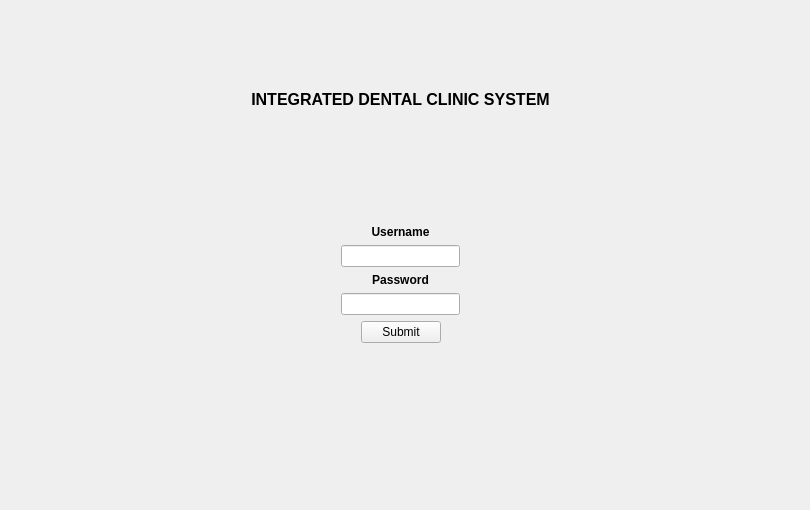
    <widget class="QWidget" name="loginPage">
     <widget class="QWidget" name="layoutWidget">
      <property name="geometry">
       <rect>
        <x>0</x>
        <y>90</y>
        <width>801</width>
        <height>411</height>
       </rect>
      </property>
      <layout class="QVBoxLayout" name="verticalLayout_3">
       <item>
        <widget class="QLabel" name="label">
         <property name="text">
          <string>&lt;html&gt;&lt;head/&gt;&lt;body&gt;&lt;p align=&quot;center&quot;&gt;&lt;span style=&quot; font-size:12pt; font-weight:600;&quot;&gt;INTEGRATED DENTAL CLINIC SYSTEM&lt;/span&gt;&lt;/p&gt;&lt;/body&gt;&lt;/html&gt;</string>
         </property>
        </widget>
       </item>
       <item>
        <spacer name="verticalSpacer_2">
         <property name="orientation">
          <enum>Qt::Vertical</enum>
         </property>
         <property name="sizeHint" stdset="0">
          <size>
           <width>20</width>
           <height>40</height>
          </size>
         </property>
        </spacer>
       </item>
       <item>
        <layout class="QHBoxLayout" name="horizontalLayout_2">
         <item>
          <spacer name="horizontalSpacer_3">
           <property name="orientation">
            <enum>Qt::Horizontal</enum>
           </property>
           <property name="sizeHint" stdset="0">
            <size>
             <width>40</width>
             <height>20</height>
            </size>
           </property>
          </spacer>
         </item>
         <item>
          <widget class="QSplitter" name="splitter">
           <property name="minimumSize">
            <size>
             <width>369</width>
             <height>0</height>
            </size>
           </property>
           <property name="orientation">
            <enum>Qt::Horizontal</enum>
           </property>
           <widget class="QWidget" name="layoutWidget">
            <property name="minimumSize">
             <size>
              <width>123</width>
              <height>0</height>
             </size>
            </property>
            <layout class="QVBoxLayout" name="verticalLayout_2">
             <property name="sizeConstraint">
              <enum>QLayout::SetFixedSize</enum>
             </property>
             <item>
              <layout class="QVBoxLayout" name="verticalLayout">
               <item>
                <widget class="QLabel" name="userLabel">
                 <property name="minimumSize">
                  <size>
                   <width>119</width>
                   <height>0</height>
                  </size>
                 </property>
                 <property name="text">
                  <string>&lt;html&gt;&lt;head/&gt;&lt;body&gt;&lt;p align=&quot;center&quot;&gt;&lt;span style=&quot; font-weight:600;&quot;&gt;Username&lt;/span&gt;&lt;/p&gt;&lt;/body&gt;&lt;/html&gt;</string>
                 </property>
                </widget>
               </item>
               <item>
                <widget class="QLineEdit" name="userText">
                 <property name="minimumSize">
                  <size>
                   <width>119</width>
                   <height>0</height>
                  </size>
                 </property>
                 <property name="inputMask">
                  <string/>
                 </property>
                </widget>
               </item>
               <item>
                <widget class="QLabel" name="passLabel">
                 <property name="minimumSize">
                  <size>
                   <width>119</width>
                   <height>0</height>
                  </size>
                 </property>
                 <property name="text">
                  <string>&lt;html&gt;&lt;head/&gt;&lt;body&gt;&lt;p align=&quot;center&quot;&gt;&lt;span style=&quot; font-weight:600;&quot;&gt;Password&lt;/span&gt;&lt;/p&gt;&lt;/body&gt;&lt;/html&gt;</string>
                 </property>
                </widget>
               </item>
               <item>
                <widget class="QLineEdit" name="passText">
                 <property name="minimumSize">
                  <size>
                   <width>119</width>
                   <height>0</height>
                  </size>
                 </property>
                 <property name="echoMode">
                  <enum>QLineEdit::Password</enum>
                 </property>
                </widget>
               </item>
              </layout>
             </item>
             <item>
              <layout class="QHBoxLayout" name="horizontalLayout">
               <item>
                <spacer name="horizontalSpacer">
                 <property name="minimumSize">
                  <size>
                   <width>16</width>
                   <height>0</height>
                  </size>
                 </property>
                 <property name="orientation">
                  <enum>Qt::Horizontal</enum>
                 </property>
                 <property name="sizeHint" stdset="0">
                  <size>
                   <width>40</width>
                   <height>20</height>
                  </size>
                 </property>
                </spacer>
               </item>
               <item>
                <widget class="QPushButton" name="pushButton">
                 <property name="minimumSize">
                  <size>
                   <width>75</width>
                   <height>0</height>
                  </size>
                 </property>
                 <property name="text">
                  <string>Submit</string>
                 </property>
                </widget>
               </item>
               <item>
                <spacer name="horizontalSpacer_2">
                 <property name="minimumSize">
                  <size>
                   <width>16</width>
                   <height>0</height>
                  </size>
                 </property>
                 <property name="orientation">
                  <enum>Qt::Horizontal</enum>
                 </property>
                 <property name="sizeHint" stdset="0">
                  <size>
                   <width>40</width>
                   <height>20</height>
                  </size>
                 </property>
                </spacer>
               </item>
              </layout>
             </item>
            </layout>
           </widget>
          </widget>
         </item>
         <item>
          <spacer name="horizontalSpacer_4">
           <property name="orientation">
            <enum>Qt::Horizontal</enum>
           </property>
           <property name="sizeHint" stdset="0">
            <size>
             <width>40</width>
             <height>20</height>
            </size>
           </property>
          </spacer>
         </item>
        </layout>
       </item>
       <item>
        <spacer name="verticalSpacer">
         <property name="orientation">
          <enum>Qt::Vertical</enum>
         </property>
         <property name="sizeHint" stdset="0">
          <size>
           <width>20</width>
           <height>158</height>
          </size>
         </property>
        </spacer>
       </item>
      </layout>
     </widget>
    </widget>
